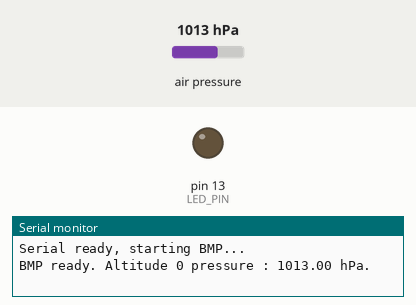
Simulated run of this sketch. Board: Arduino Uno, built with avr-gcc and run on an emulated ATmega328P. On the bench: output pins drawn as LEDs (lit = HIGH), the last lines printed to the serial monitor. Inputs (shaded band) come from the test bench; at power-on: air pressure 1013 hPa. At 15.0 s the program stops and its outputs stay as they are.

Above: at 6.4 s.
6.5 s: air pressure set to 952 hPa
8.0 s: air pressure set to 975 hPa
11.0 s: air pressure set to 979 hPa
At 13.6 s:
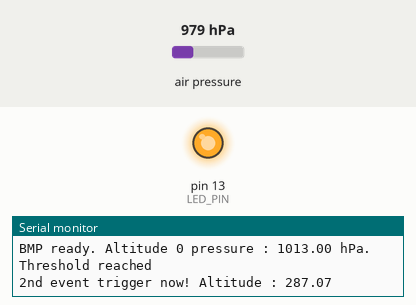
Timing chart, 0 to 15.5 s (numbered marks = the images above; inputs shaded):
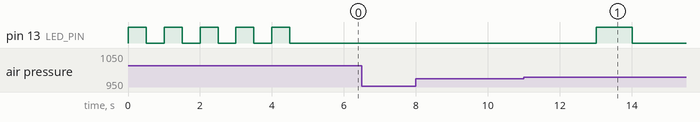

The sketch:

SR-raven.ino
```cpp
#include <Adafruit_BMP280.h>

#define INIT_SAMPLES 200
#define TRIGGER_PIN 10 // CHANGE THAT
#define LED_PIN 13
#define BURN_TIME 2000 //ms
#define TRIGGER_ALTITUDE  300 //m
#define TRIGGER_THRESHOLD 100 //m
Adafruit_BMP280 bmp;

// Holds the value of the pressure for the zero altitude ( in hPa )
float initPressure, alt;
// Tell if we passed once the trigger altitude
boolean hasPassedTriggerAlt;
// Tell if we already triggered
boolean hasTriggered;

void blink(int time){
  digitalWrite(LED_PIN, HIGH);
  delay(time);
  digitalWrite(LED_PIN, LOW);
}

void setup() {
  pinMode(LED_PIN, OUTPUT);
  Serial.begin(9600);
  while(!Serial);
  Serial.println("Serial ready, starting BMP...");
  for(int i = 0; i < 5; i ++){
    blink(500);
    delay(500);
  }


  if(!bmp.begin(0x76)){
    Serial.println("Couldn't find the BMP, check wiring.");
    while(1) delay(1000);
  }

  bmp.setSampling(Adafruit_BMP280::MODE_NORMAL,     /* Operating Mode. */
                  Adafruit_BMP280::SAMPLING_X2,     /* Temp. oversampling */
                  Adafruit_BMP280::SAMPLING_X16,    /* Pressure oversampling */
                  Adafruit_BMP280::FILTER_X16,      /* Filtering. */
                  Adafruit_BMP280::STANDBY_MS_1); /* Standby time. */

  initPressure = 0;
  getInitPressure();
  hasPassedTriggerAlt = false;
  alt = 0;

  Serial.print("BMP ready. Altitude 0 pressure : ");
  Serial.print(initPressure); Serial.println(" hPa.");
}

void loop() {
  alt = bmp.readAltitude(initPressure);

  //Serial.println(alt);
  delay(1);

  if((alt > TRIGGER_ALTITUDE + TRIGGER_THRESHOLD) && !hasPassedTriggerAlt && !hasTriggered){
    hasPassedTriggerAlt = true;
    Serial.println("Threshold reached");
  } else if((alt <= TRIGGER_ALTITUDE) && hasPassedTriggerAlt && !hasTriggered) {
    Serial.print("2nd event trigger now! Altitude : "); Serial.println(alt);
    trigger();
    blink(1000);
    hasTriggered = true;
  } else if(hasTriggered){
    while(1) delay(1000); // lock in infinite loop when done triggering
  }

}

void getInitPressure(){
  initPressure = 0;
  for(int i = 0; i<INIT_SAMPLES; i++){
    initPressure = initPressure + (bmp.readPressure() / 100); // bmp return the pressure in Pa and we want the initPressure in hPa
  }

  initPressure = initPressure / INIT_SAMPLES;
}

void trigger(){
  digitalWrite(TRIGGER_PIN, HIGH);
  delay(BURN_TIME);
  digitalWrite(TRIGGER_PIN, LOW);
}
```

Measured:
- after the input at 8.0 s, every drawn part: stays the same
- after the input at 11.0 s, pin 13 (LED_PIN): LOW → HIGH after 2.0 s, → LOW 1.0 s later
